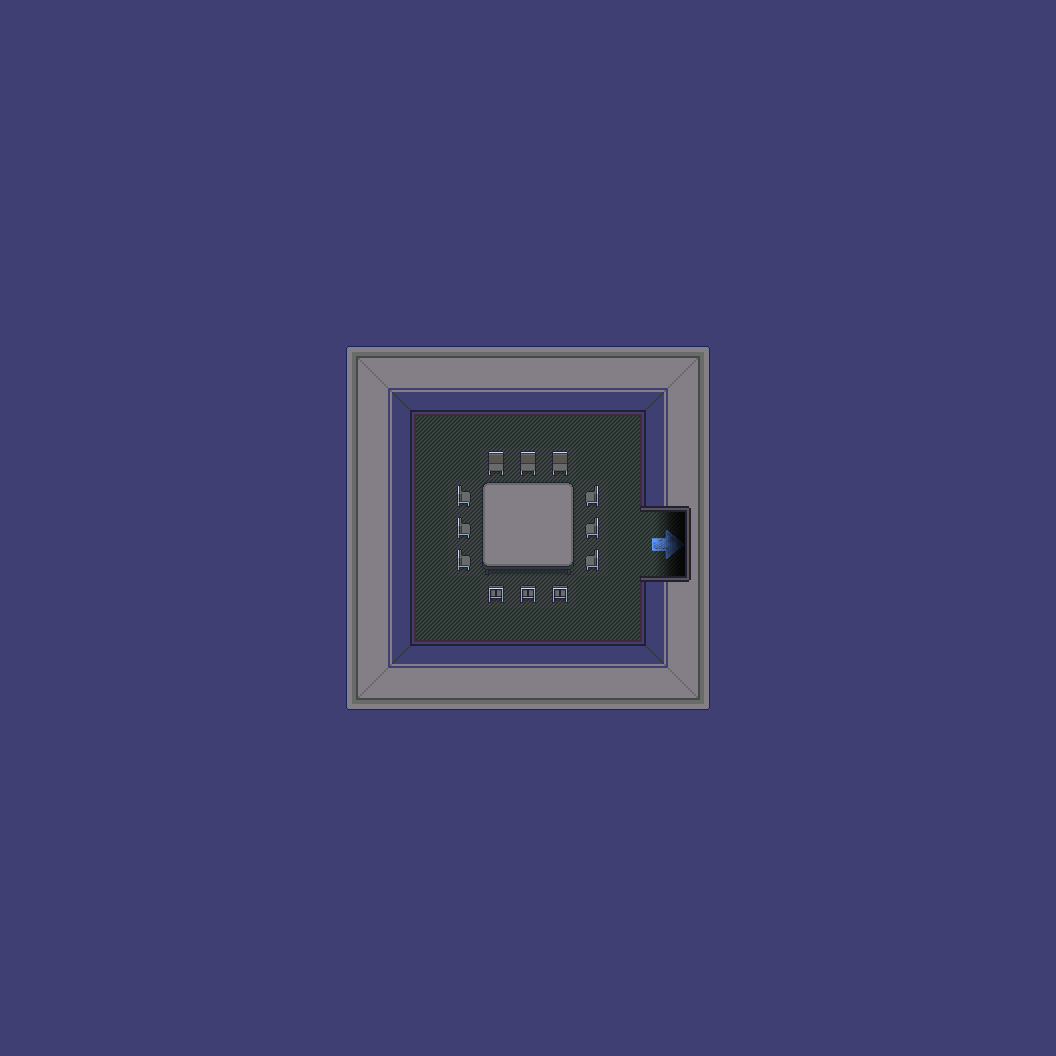

This is a level from a 2D game, rendered from its Tiled map with the project's own tilesets. A one-line summary and the map file follow, with tile-layer data summarised:
An orthogonal 33x33 tile map with 32x32 px tiles, 6 tile layers (Background, Ground, Chalk, Shadow, ...), 4 tilesets.

<map version="1.4" tiledversion="1.4.2" orientation="orthogonal" renderorder="right-down" width="33" height="33" tilewidth="32" tileheight="32" infinite="0" nextlayerid="14" nextobjectid="1">
 <editorsettings>
  <export target="demo_conference_breakout_room_1..tmx" format="tmx" />
 </editorsettings>
 <tileset firstgid="1" source="../../tilesets/Gather Games 0.x.tsx" />
 <tileset firstgid="929" source="../../tilesets/Gather University 0.x.tsx" />
 <tileset firstgid="1393" source="../../tilesets/Gather Conference 0.x.tsx" />
 <tileset firstgid="2417" source="Chalk.tsx" />
 <layer id="12" name="Background" width="33" height="33">
  <data>[1089 cells, 1089 non-empty, 1 distinct tile ids]</data>
 </layer>
 <layer id="9" name="Ground" width="33" height="33">
  <data>[1089 cells, 121 non-empty, 1 distinct tile ids]</data>
 </layer>
 <layer id="13" name="Chalk" width="33" height="33">
  <data>[1089 cells, 4 non-empty, 4 distinct tile ids]</data>
 </layer>
 <layer id="10" name="Shadow" width="33" height="33">
  <data>[1089 cells, 6 non-empty, 2 distinct tile ids]</data>
 </layer>
 <layer id="8" name="Walls" width="33" height="33">
  <data>[1089 cells, 120 non-empty, 21 distinct tile ids]</data>
 </layer>
 <layer id="11" name="L1" width="33" height="33">
  <data>[1089 cells, 21 non-empty, 12 distinct tile ids]</data>
 </layer>
</map>
